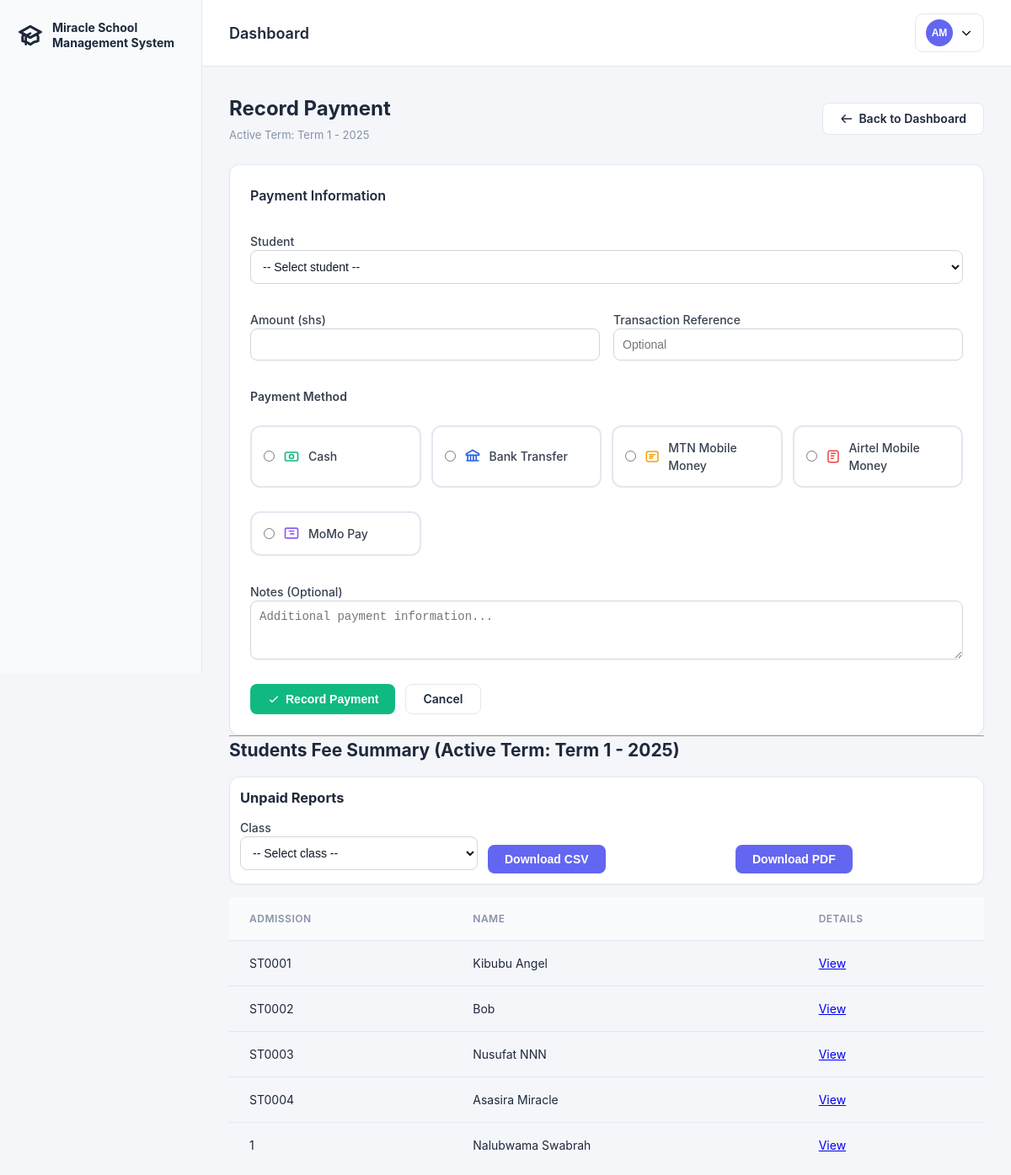
The app's page /portal/bursar/payments/ (signed in) with its own data.
### school/models.py (models this page shows, shortened)
class User(AbstractUser):
    USER_TYPE_CHOICES = (
        ('admin', 'Administrator'),
        ('teacher', 'Teacher'),
        ('student', 'Student'),
        ('bursar', 'Bursar'),
    )
    user_type = models.CharField(max_length=10, choices=USER_TYPE_CHOICES)
    phone = models.CharField(max_length=15, blank=True, null=True)
    address = models.TextField(blank=True, null=True)
    class Meta:
        db_table = 'users'

class Term(models.Model):
    TERM_CHOICES = (
        ('1', 'Term 1'),
        ('2', 'Term 2'),
        ('3', 'Term 3'),
    )
    term = models.CharField(max_length=1, choices=TERM_CHOICES)
    academic_year = models.CharField(max_length=9)
    start_date = models.DateField()
    end_date = models.DateField()
    is_active = models.BooleanField(default=False)
    def __str__(self):
        return f"Term {self.term} - {self.academic_year}"
    class Meta:
        db_table = 'terms'
        unique_together = ['term', 'academic_year']

class Student(models.Model):
    user = models.OneToOneField(User, on_delete=models.CASCADE)
    admission_number = models.CharField(max_length=20, unique=True)
    student_class = models.ForeignKey(Class, on_delete=models.SET_NULL, null=True)
    date_of_birth = models.DateField()
    guardian_name = models.CharField(max_length=100)
    guardian_phone = models.CharField(max_length=15)
    photo = models.ImageField(upload_to='students/photos/', blank=True, null=True)
    is_graduated = models.BooleanField(default=False)
    graduation_year = models.CharField(max_length=9, blank=True, null=True)
    class Meta:
        db_table = 'students'

### school/views.py (the view, shortened to what this page needs)
# urls.py: path('portal/bursar/payments/', views.manage_payments, name='manage_payments'),
@login_required
@user_passes_test(lambda u: is_bursar(u) or is_admin(u))
def manage_payments(request):
    active_term = Term.objects.filter(is_active=True).first()
    prefill_student = None
    prefill_summary = None
    try:
        prefill_student_id = int(request.GET.get('student_id')) if request.GET.get('student_id') else None
    except (TypeError, ValueError):
        prefill_student_id = None
    students = Student.objects.all()
    fee_status = {}
    if active_term:
        for student in students:
            total_fees = ClassFee.objects.filter(
                class_assigned=student.student_class,
                term=active_term
            ).aggregate(total=Sum('amount'))['total'] or 0
            total_paid = FeePayment.objects.filter(
                student=student,
                term=active_term
            ).aggregate(total=Sum('amount_paid'))['total'] or 0
            fee_status[student.id] = {
                'total_fees': float(total_fees),
                'total_paid': float(total_paid),
                'balance': float(total_fees - total_paid)
            }
    context = {
        'students': students,
        'fee_status': fee_status,
        'fee_status_json': json.dumps(fee_status),
        'active_term': active_term,
        'payment_methods': FeePayment.PAYMENT_METHOD_CHOICES,
        'classes': Class.objects.all(),
        'prefill_student_id': prefill_student.id if prefill_student else None,
        'prefill_student': prefill_student,
        'prefill_summary': prefill_summary,
    }
    return render(request, 'bursar/manage_payments.html', context)

### school/views.py (called while the page is built)
def is_admin(user):
    return getattr(user, 'user_type', None) == 'admin' or user.is_superuser or user.is_staff

def is_bursar(user):
    return user.user_type == 'bursar'

### school/templates/bursar/manage_payments.html (shortened to what this page needs)
{% extends 'base_dashboard.html' %}
{% block content %}
  <div class="content-header">
    <div>
      <h1 class="content-title">Record Payment</h1>
      <p class="content-subtitle">Active Term: {{ active_term }}</p>
    </div>
    <a href="{% url 'bursar_dashboard' %}" class="btn btn-outline">
      <svg width="16" height="16" viewBox="0 0 24 24" fill="none" stroke="currentColor" stroke-width="2"><path d="M10 19l-7-7m0 0l7-7m-7 7h18"/></svg>
      Back to Dashboard
    </a>
  </div>
  <div class="card">
    <h3 style="margin:0 0 20px 0;font-size:16px;font-weight:600">Payment Information</h3>
    <form method="post">
      <div style="display:grid;grid-template-columns:repeat(2,1fr);gap:16px">
        <div style="grid-column:1/-1">
          <label>Student
            <select name="student_id" id="student_select" required onchange="loadStudentBalance()">
              <option value="">-- Select student --</option>
            </select>
          </label>
        </div>
        <div>
          <label>Amount (shs)
            <input type="number" name="amount" step="0.01" required />
          </label>
        </div>
        <div>
          <label>Transaction Reference
            <input type="text" name="transaction_reference" placeholder="Optional" />
          </label>
        </div>
        <div style="grid-column:1/-1">
          <label style="display:block;margin-bottom:12px;font-weight:600">Payment Method</label>
          <div style="display:grid;grid-template-columns:repeat(auto-fit,minmax(180px,1fr));gap:12px">
            {% for key,label in payment_methods %}
              <label style="display:flex;align-items:center;gap:10px;border:2px solid var(--border);border-radius:12px;padding:14px;background:#fff;cursor:pointer;transition:all 0.2s" onmouseover="this.style.borderColor='var(--accent)'" onmouseout="if(!this.querySelector('input').checked) this.style.borderColor='var(--border)'">
                <input type="radio" name="payment_method" value="{{ key }}" required style="margin:0" onchange="this.parentElement.parentElement.querySelectorAll('label').forEach(l=>l.style.borderColor='var(--border)');this.parentElement.style.borderColor='var(--accent)';this.parentElement.style.background='#f5f3ff'" />
                {% if key == 'cash' %}
                  <svg width="20" height="20" viewBox="0 0 24 24" fill="none" stroke="#10b981" stroke-width="2"><rect x="3" y="6" width="18" height="12" rx="2"/><circle cx="12" cy="12" r="3"/></svg>
                {% elif key == 'bank' %}
                  <svg width="20" height="20" viewBox="0 0 24 24" fill="none" stroke="#2563eb" stroke-width="2"><path d="M3 8l9-5 9 5v2H3V8Z"/><path d="M5 10v8m4-8v8m4-8v8m4-8v8M3 18h18"/></svg>
                {% elif key == 'mtn' %}
                  <svg width="20" height="20" viewBox="0 0 24 24" fill="none" stroke="#f59e0b" stroke-width="2"><rect x="3" y="4" width="18" height="16" rx="3"/><path d="M7 9h10M7 12h7M7 15h6"/></svg>
                {% elif key == 'airtel' %}
                  <svg width="20" height="20" viewBox="0 0 24 24" fill="none" stroke="#ef4444" stroke-width="2"><rect x="4" y="3" width="16" height="18" rx="3"/><path d="M8 7h8M8 11h6M8 15h5"/></svg>
                {% elif key == 'momo_pay' %}
                  <svg width="20" height="20" viewBox="0 0 24 24" fill="none" stroke="#8b5cf6" stroke-width="2"><rect x="3" y="5" width="18" height="14" rx="2"/><path d="M8 9h8M10 13h6"/></svg>
                {% else %}
                  <svg width="20" height="20" viewBox="0 0 24 24" fill="none" stroke="currentColor" stroke-width="2"><circle cx="12" cy="12" r="9"/></svg>
                {% endif %}
                <span style="font-weight:500;font-size:14px">{{ label }}</span>
              </label>
            {% endfor %}
          </div>
        </div>
        <div style="grid-column:1/-1">
          <label>Notes (Optional)
            <textarea name="notes" rows="3" placeholder="Additional payment information..."></textarea>
          </label>
        </div>
      </div>
      <div style="margin-top:20px;display:flex;gap:12px">
        <button type="submit" class="btn btn-success">
          <svg width="16" height="16" viewBox="0 0 24 24" fill="none" stroke="currentColor" stroke-width="2"><path d="M5 13l4 4L19 7"/></svg>
          Record Payment
        </button>
        <a href="{% url 'bursar_dashboard' %}" class="btn btn-outline">Cancel</a>
      </div>
    </form>
  </div>
        <hr />
        <h2>Students Fee Summary (Active Term: {{ active_term }})</h2>
        <div class="card" style="margin:16px 0;padding:12px">
            <h3 style="margin-top:0">Unpaid Reports</h3>
            <form onsubmit="return false" class="row" style="gap:12px;align-items:flex-end">
                <div class="col" style="min-width:200px">
                    <label>Class
                        <select id="unpaid_class_select">
                            <option value="">-- Select class --</option>
                        </select>
                    </label>
                </div>
                <div class="col">
                    <button type="button" class="btn" onclick="var c=document.getElementById('unpaid_class_select').value; if(!c){alert('Select a class');return;} var t='{{ active_term.id }}'; window.location = '{% url 'bursar_unpaid_report' class_id=0 term_id=0 %}'.replace('/class/0/term/0','/class/'+c+'/term/'+t);">Download CSV</button>
                </div>
                <div class="col">
                    <button type="button" class="btn btn-outline-primary" onclick="var c=document.getElementById('unpaid_class_select').value; if(!c){alert('Select a class');return;} var t='{{ active_term.id }}'; window.location = '{% url 'bursar_unpaid_report_pdf' class_id=0 term_id=0 %}'.replace('/class/0/term/0/pdf','/class/'+c+'/term/'+t+'/pdf');">Download PDF</button>
                </div>
            </form>
        </div>
    <table>
        <thead><tr><th>Admission</th><th>Name</th><th>Details</th></tr></thead>
        <tbody>
            {% for s in students %}
                <tr>
                    <td>{{ s.admission_number }}</td>
                    <td>{{ s.user.get_full_name }}</td>
                    <td><a href="{% url 'student_fee_detail' student_id=s.id %}">View</a></td>
                </tr>
            {% empty %}
                <tr><td colspan="3">No students available.</td></tr>
            {% endfor %}
        </tbody>
    </table>
{% endblock %}

### school/templates/base_dashboard.html (shortened to what this page needs)
<!doctype html>
<html lang="en">
<head>
  {% load static %}
  <link rel="stylesheet" href="{% static 'css/style.css' %}">
</head>
<body>
  <div class="dashboard-wrapper">
    <aside class="sidebar">
      <a href="{% if request.user.user_type == 'admin' %}{% url 'admin_dashboard' %}{% elif request.user.user_type == 'teacher' %}{% url 'teacher_dashboard' %}{% elif request.user.user_type == 'student' %}{% url 'student_dashboard' %}{% elif request.user.user_type == 'bursar' %}{% url 'bursar_dashboard' %}{% else %}{% url 'login_select' %}{% endif %}" class="sidebar-brand">
        <span>Miracle School<br/>Management System</span>
      </a>
    </aside>
    <div class="main-content">
      <div class="topbar">
        <div class="topbar-title">
          <h2 style="margin:0;font-size:18px;font-weight:600;color:var(--text)">{% block page_title %}Dashboard{% endblock %}</h2>
        </div>
        <div class="topbar-actions">
          <div class="user-menu-container">
            <button class="user-menu-trigger" onclick="document.getElementById('userDropdown').classList.toggle('active')">
              {% if request.user.student and request.user.student.photo %}
                <img src="{{ request.user.student.photo.url }}" alt="{{ request.user.get_full_name }}" class="user-avatar-img" />
              {% elif request.user.teacher and request.user.teacher.photo %}
                <img src="{{ request.user.teacher.photo.url }}" alt="{{ request.user.get_full_name }}" class="user-avatar-img" />
              {% else %}
                <div class="user-avatar">{{ request.user.first_name|slice:":1"|upper }}{{ request.user.last_name|slice:":1"|upper }}</div>
              {% endif %}
              <svg width="16" height="16" viewBox="0 0 24 24" fill="none" stroke="currentColor" stroke-width="2"><path d="M19 9l-7 7-7-7"/></svg>
            </button>
          </div>
        </div>
      </div>
      <div class="content-area">
        {% block content %}{% endblock %}
      </div>
    </div>
  </div>
</body>
</html>

### school/static/css/style.css (style rules this page uses)
:root { --bg:#f4f6fa; --card:#ffffff; --muted:#8692a6; --text:#1e293b; --accent:#6366f1; --border:#e2e8f0; --sidebar:#f8fafc; --sidebar-active:#6366f1; --table:#ffffff; --purple:#8b5cf6; --green:#10b981; --orange:#f59e0b; --red:#ef4444 }
* { box-sizing:border-box;margin:0;padding:0 }
html,body { height:100%;overflow-x:hidden }
body { margin:0;background:var(--bg);color:var(--text);font:14px/1.5 -apple-system,BlinkMacSystemFont,"Segoe UI",Roboto,"Helvetica Neue",Arial,sans-serif }
.dashboard-wrapper { display:flex;min-height:100vh }
.sidebar { width:240px;background:var(--sidebar);border-right:1px solid var(--border);padding:24px 0;position:fixed;height:100vh;overflow-y:auto }
.sidebar-brand { padding:0 20px 20px;font-size:14px;font-weight:700;color:var(--text);display:flex;align-items:center;gap:10px;text-decoration:none;transition:opacity 0.2s;line-height:1.3 }
.sidebar-brand span { flex:1 }
.sidebar-brand svg { width:32px;height:32px;flex-shrink:0 }
.main-content { flex:1;margin-left:240px;padding:0 }
.topbar { background:#fff;border-bottom:1px solid var(--border);padding:16px 32px;display:flex;justify-content:space-between;align-items:center;position:sticky;top:0;z-index:100 }
.topbar-title { flex:1 }
.topbar-actions { display:flex;align-items:center;gap:16px }
.user-menu-container { position:relative }
.user-menu-trigger { display:flex;align-items:center;gap:8px;padding:6px 12px;border:1px solid var(--border);border-radius:10px;background:#fff;cursor:pointer;transition:all 0.2s }
.user-avatar { width:32px;height:32px;border-radius:50%;background:var(--accent);color:#fff;display:flex;align-items:center;justify-content:center;font-weight:600;font-size:12px }
.content-area { padding:32px }
.content-header { display:flex;justify-content:space-between;align-items:center;margin-bottom:24px }
.content-title { font-size:24px;font-weight:700;color:var(--text) }
.content-subtitle { color:var(--muted);font-size:13px;margin-top:4px }
.card { background:var(--card);border:1px solid var(--border);border-radius:12px;padding:24px;box-shadow:0 1px 2px rgba(0,0,0,0.05) }
.row { display:flex;gap:16px;flex-wrap:wrap }
.col { flex:1 1 240px }
.btn { display:inline-flex;align-items:center;gap:6px;background:var(--accent);color:#fff;border:none;border-radius:8px;padding:10px 20px;text-decoration:none;cursor:pointer;font-size:14px;font-weight:600;line-height:1;transition:.2s }
.btn-outline { background:#fff;color:var(--text);border:1px solid var(--border) }
.btn-success { background:var(--green) }
label { display:block; margin:12px 0 4px; font-weight:500; color:#374151 }
input[type="text"],input[type="number"],input[type="date"],input[type="email"],input[type="password"],input[type="time"],select,textarea { width:100%; padding:10px; border-radius:8px; border:1px solid #d1d5db; background:#ffffff; color:#111827; font-size:14px }
textarea { resize:vertical }
table { width:100%;border-collapse:collapse }
th,td { padding:16px 24px;text-align:left;border-bottom:1px solid var(--border) }
th { background:#fafbfc;font-weight:600;font-size:12px;color:var(--muted);text-transform:uppercase;letter-spacing:0.5px }
td { color:var(--text);font-size:14px }
tr:last-child td { border-bottom:none }

### records on screen
User: user.first_name "A", user.last_name "M"
Term: term+academic_year "Term 1 - 2025"
Student: admission_number "ST0001", user.get_full_name "Kibubu Angel"
Student: admission_number "ST0002", user.get_full_name "Bob"
Student: admission_number "ST0003", user.get_full_name "Nusufat NNN"
Student: admission_number "ST0004", user.get_full_name "Asasira Miracle"
Student: admission_number "1", user.get_full_name "Nalubwama Swabrah"

### other values on screen
{{ label }} "Cash" "Bank Transfer" "MTN Mobile Money" "Airtel Mobile Money" "MoMo Pay"
